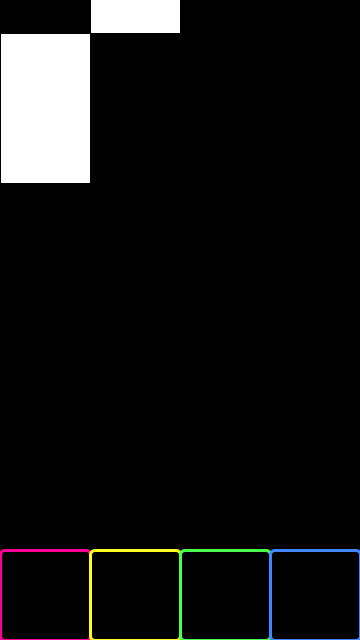
Frame 1 (no input)
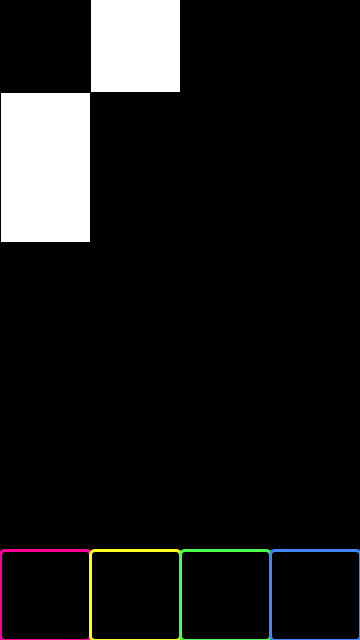
Frame 60 (the mouse pressed at the canvas centre just before this capture)
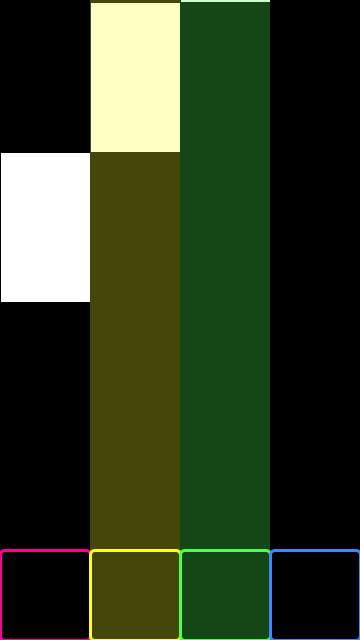
Frame 120 (the mouse held since frame 60 and released just before this capture)

The Processing sketch that drew these frames (run headless with seeded random() and noise(); from frame 60 on, the mouse is pressed at the canvas centre):

// Processing sketch: variablePractice
// ── variablePractice.pde
float Y = random(0, 50);
float Y2 = random(0, 800);
float Y3 = random(0, 800);
float Y4 = random(0, 800);
float H = random(500, 700);


void setup() {
  size(360, 640);
  background(0);
  //noStroke();
}

void draw() {
  fill(255);
  background(0);
  //noStroke();
  stroke(0);
  strokeWeight(1);
  Y = Y + 1;

  //line1
  quad(0, Y, width / 4, Y, width / 4, Y + 150, 0, Y + 150);
  quad(0, Y - H, width / 4, Y - H,
    width / 4, Y - H + 150, 0, Y - H + 150);
  quad(0, Y - H * 2, width / 4, Y - H * 2,
    width / 4, Y - H * 2 + 150, 0, Y - H * 2 + 150);

  //line2
  quad(width / 4, Y - 150, width / 4 * 2, Y - 150,
    width / 4 * 2, Y, width / 4, Y);
  quad(width / 4, Y - 150 - H - Y2, width / 4 * 2, Y - 150 - H - Y2,
    width / 4 * 2, Y - H - Y2, width / 4, Y - H - Y2);
  quad(width / 4, Y - 150 - H * 2 - Y2, width / 4 * 2, Y - 150 - H * 2 - Y2,
    width / 4 * 2, Y - H * 2 - Y2, width / 4, Y - H * 2 - Y2);

  //line3
  quad(width / 4 * 2, Y - 150 * 2, width / 4 * 3, Y  - 150 * 2,
    width / 4 * 3, Y - 150, width / 4 * 2, Y - 150);
  quad(width / 4 * 2, Y - 150 * 2 - Y3 - H, width / 4 * 3, Y - 150 * 2 - Y3 - H,
    width / 4 * 3, Y - 150 - Y3 - H, width / 4 * 2, Y - 150 - Y3 - H);
  quad(width / 4 * 2, Y - 150 * 2 - Y3 - H * 2, width / 4 * 3, Y - 150 * 2 - Y3 - H * 2,
    width / 4 * 3, Y - 150 - Y3 - H * 2, width / 4 * 2, Y - 150 - Y3 - H * 2);

  //line4
  quad(width / 4 * 3, Y - 150 * 3, width / 4 * 4, Y - 150 * 3,
    width / 4 * 4, Y - 150 * 2, width / 4 * 3, Y - 150 * 2);
  quad(width / 4 * 3, Y - 150 * 3 - Y4 - H, width / 4 * 4, Y - 150 * 3 - Y4 - H,
    width / 4 * 4, Y - 150 * 2 - Y4 - H, width / 4 * 3, Y - 150 * 2 - Y4 - H);
  quad(width / 4 * 3, Y - 150 * 3 - Y4 - H * 2, width / 4 * 4, Y - 150 * 3 - Y4 - H * 2,
    width / 4 * 4, Y - 150 * 2 - Y4 - H * 2, width / 4 * 3, Y - 150 * 2 - Y4 - H * 2);

  //bottom
  stroke(0);
  strokeWeight(3);

  //tap1
  fill(0);
  stroke(255, 0, 151);
  if (mouseX >= 0
    && mouseX <= width / 4
    && mouseY >= height - width / 4
    && mouseY <= height) {
    fill(101, 0, 59);
  }
  rect(0, height - width / 4, width / 4, width / 4, 5);

  noStroke();
  fill(255, 0, 151, 0);
  if (mousePressed) {
    if (mouseX >= 0
      && mouseX <= width / 4
      && mouseY >= 0
      && mouseY <= height) {
      fill(255, 0, 151, 70);
    }
    rect(0, 0, width / 4, height);
  }

  //tap2
  fill(0);
  stroke(253, 255, 35);
  if (mouseX >= width / 4
    && mouseX <= width / 4 * 2
    && mouseY >= height - width / 4
    && mouseY <= height) {
    fill(93, 94, 12);
  }
  rect(width / 4, height - width / 4, width / 4, width / 4, 5);

  noStroke();
  fill(253, 255, 35, 0);
  if (mousePressed) {
    if (mouseX >= width / 4
      && mouseX <= width / 4 * 2
      && mouseY >= 0
      && mouseY <= height) {
      fill(253, 255, 35, 70);
    }
    rect(width / 4, 0, width / 4, height);
  }

  //tap3
  fill(0);
  stroke(76, 255, 77);
  if (mouseX >= width / 4 * 2
    && mouseX <= width / 4 * 3
    && mouseY >= height - width / 4
    && mouseY <= height) {
    fill(22, 77, 22);
  }
  rect(width / 4 * 2, height - width / 4, width / 4, width / 4, 5);

  noStroke();
  fill(76, 255, 77, 0);
  if (mousePressed) {
    if (mouseX >= width / 4 * 2
      && mouseX <= width / 4 * 3
      && mouseY >= 0
      && mouseY <= height) {
      fill(76, 255, 77, 70);
    }
    rect(width / 4 * 2, 0, width / 4, height);
  }
  
  //tap4
  fill(0);
  stroke(66, 134, 255);
  if (mouseX >= width / 4 * 3
    && mouseX <= width 
    && mouseY >= height - width / 4
    && mouseY <= height) {
    fill(20, 38, 77);
  }
  rect(width / 4 * 3, height - width / 4, width / 4, width / 4, 5);

  noStroke();
  fill(66, 134, 255, 0);
  if (mousePressed) {
    if (mouseX >= width / 4 * 3
      && mouseX <= width
      && mouseY >= 0
      && mouseY <= height) {
      fill(66, 134, 255, 70);
    }
    rect(width / 4 * 3, 0, width / 4, height);
  }
}
